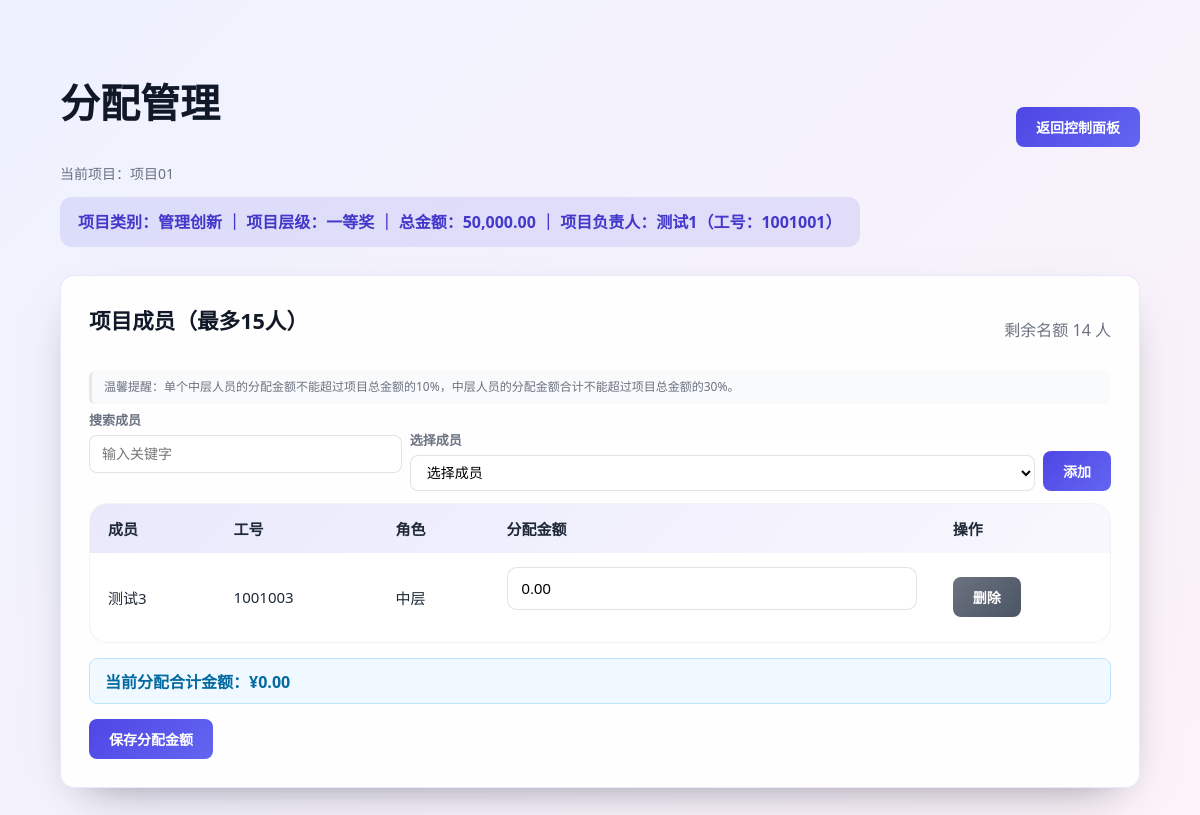
/projects/manage.php?project_id=1 (signed in), run on the app's committed database.
### tables this page shows
CREATE TABLE IF NOT EXISTS `projects` (
  `id` int(10) unsigned NOT NULL AUTO_INCREMENT,
  `name` varchar(120) NOT NULL,
  `project_id` int(10) unsigned NOT NULL,
  `category` varchar(100) NOT NULL,
  `level` varchar(100) NOT NULL,
  `total_amount` decimal(12,2) NOT NULL,
  `manager_id` int(10) unsigned NOT NULL,
  `created_at` timestamp NOT NULL DEFAULT CURRENT_TIMESTAMP,
  PRIMARY KEY (`id`),
  UNIQUE KEY `project_id` (`project_id`),
  KEY `manager_id` (`manager_id`)
);

CREATE TABLE IF NOT EXISTS `users` (
  `id` int(10) unsigned NOT NULL AUTO_INCREMENT,
  `login_id` int(10) unsigned NOT NULL,
  `name` varchar(100) NOT NULL,
  `role` enum('普通用户','中层','高层','管理员') NOT NULL,
  `birthdate` date NOT NULL,
  `password_hash` varchar(255) NOT NULL,
  `created_at` timestamp NOT NULL DEFAULT CURRENT_TIMESTAMP,
  PRIMARY KEY (`id`),
  UNIQUE KEY `login_id` (`login_id`)
);

CREATE TABLE IF NOT EXISTS `allocations` (
  `id` int(10) unsigned NOT NULL AUTO_INCREMENT,
  `project_id` int(10) unsigned NOT NULL,
  `user_id` int(10) unsigned NOT NULL,
  `amount` decimal(12,2) NOT NULL DEFAULT '0.00',
  `created_at` timestamp NOT NULL DEFAULT CURRENT_TIMESTAMP,
  PRIMARY KEY (`id`),
  UNIQUE KEY `project_member_unique` (`project_id`,`user_id`),
  KEY `user_id` (`user_id`)
);

### includes/helpers.php (called while the page is built, shortened)
<?php
function e(?string $value): string
{
    return htmlspecialchars((string) $value, ENT_QUOTES | ENT_SUBSTITUTE, 'UTF-8');
}
function format_currency($amount): string
{
    return number_format((float) $amount, 2, '.', ',');
}
function app_base_path(): string
{
    static $basePath;
    if ($basePath !== null) {
        return $basePath;
    }
    $projectRoot = realpath(__DIR__ . '/..');
    $documentRoot = $_SERVER['DOCUMENT_ROOT'] ?? '';
    $projectRoot = rtrim(str_replace('\\', '/', $projectRoot), '/');
    $documentRoot = rtrim(str_replace('\\', '/', $documentRoot), '/');
    if ($documentRoot !== '' && strpos($projectRoot, $documentRoot) === 0) {
        $relative = substr($projectRoot, strlen($documentRoot));
        $relative = str_replace('\\', '/', $relative);
        $basePath = $relative === '' ? '' : '/' . ltrim($relative, '/');
    } else {
        $basePath = '';
    }
    return $basePath;
}
function path_to_root(): string
{
    $scriptName = $_SERVER['SCRIPT_NAME'] ?? '';
    $scriptDir = $scriptName !== '' ? str_replace('\\', '/', dirname($scriptName)) : '';
    $scriptDir = rtrim($scriptDir, '/');
    $basePath = app_base_path();
    if ($basePath !== '' && strpos($scriptDir, $basePath) === 0) {
        $relative = trim(substr($scriptDir, strlen($basePath)), '/');
    } else {
        $relative = trim($scriptDir, '/');
    }
    $depth = substr_count($relative, '/') + 1;
    return str_repeat('../', $depth);
}
function url_for(string $path): string
{
    $path = ltrim($path, '/');
    return path_to_root() . $path;
}
function asset_url(string $path): string
{
    return url_for($path);
}

### includes/config_helper.php (called while the page is built, shortened)
<?php
function get_config($key, $default = null)
{
    static $config = null;
    if ($config === null) {
        $configFile = __DIR__ . '/config.json';
        if (file_exists($configFile)) {
            $jsonContent = file_get_contents($configFile);
            if ($jsonContent !== false) {
                $config = json_decode($jsonContent, true);
            } else {
                $config = [];
            }
        } else {
            $config = [
                'allocation_enabled' => true
            ];
            $jsonContent = json_encode($config, JSON_PRETTY_PRINT | JSON_UNESCAPED_UNICODE);
            file_put_contents($configFile, $jsonContent);
        }
    }
    if (isset($config[$key])) {
        return $config[$key];
    }
    return $default;
}

### projects/manage.php (the view, shortened to what this page needs)
<?php
require_once __DIR__ . '/../includes/config_helper.php';
$pdo = get_pdo();
$projectId = (int)($_GET['project_id'] ?? 0);
$stmt = $pdo->prepare('SELECT p.*, u.name AS manager_name, u.login_id AS manager_id, u.login_id AS manager_login_id FROM projects p JOIN users u ON p.manager_id = u.login_id WHERE p.project_id = :project_id');
$stmt->execute(['project_id' => $projectId]);
$project = $stmt->fetch();
$allocation_enabled = get_config('allocation_enabled', true);
$stmt = $pdo->prepare('SELECT a.id, a.amount, u.login_id AS user_id, u.name, u.role, u.login_id FROM allocations a JOIN users u ON a.user_id = u.login_id WHERE a.project_id = :project_id ORDER BY u.name');
$stmt->execute(['project_id' => $projectId]);
$allocations = $stmt->fetchAll();
$remainingSlots = max(0, 15 - count($allocations));
?>
<!DOCTYPE html>
<html lang="zh-CN">
<head>
    <link rel="stylesheet" href="<?= e(asset_url('styles.css')) ?>">
</head>
<body>
<div class="container">
    <header class="page-header">
        <div class="title-group">
            <h1>分配管理</h1>
            <small>当前项目：<?= e($project['name']) ?></small>
        </div>
        <a class="btn-link" href="<?= e(url_for('dashboard.php')) ?>">返回控制面板</a>
    </header>
    <p class="project-meta">项目类别：<?= e($project['category']) ?> ｜ 项目层级：<?= e($project['level']) ?> ｜ 总金额：<?= format_currency($project['total_amount']) ?> ｜ 项目负责人：<?= e($project['manager_name']) ?>（工号：<?= e($project['manager_login_id']) ?>）</p>
    <div class="card">
        <div class="card-header">
            <h2>项目成员（最多15人）</h2>
            <span id="remaining-slots" class="muted">剩余名额 <?= $remainingSlots ?> 人</span>
        </div>
        <div class="allocation-notice">
            <p class="small-text">温馨提醒：单个中层人员的分配金额不能超过项目总金额的10%，中层人员的分配金额合计不能超过项目总金额的30%。</p>
        </div>
        <form class="member-actions" method="post"<?= !$allocation_enabled ? ' disabled' : '' ?>>
            <div class="member-picker">
                <div class="member-search-group">
                    <label class="member-search-label" for="member-search">搜索成员</label>
                    <input type="text" id="member-search" class="member-search" placeholder="输入关键字"<?= !$allocation_enabled ? ' disabled' : '' ?>>
                </div>
                <div class="member-select-group">
                    <label class="member-search-label" for="member-select">选择成员</label>
                    <select id="member-select" required<?= !$allocation_enabled ? ' disabled' : '' ?>>
                        <option value="">选择成员</option>
                    </select>
                </div>
                <button type="submit"<?= !$allocation_enabled ? ' disabled' : '' ?>>添加</button>
            </div>
        </form>
        <?php $hasAllocations = !empty($allocations); ?>
        <form method="post"<?= !$allocation_enabled ? ' disabled' : '' ?>>
            <div class="table-wrapper">
                <table class="table">
                    <thead>
                    <tr>
                        <th>成员</th>
                        <th>工号</th>
                        <th>角色</th>
                        <th>分配金额</th>
                        <th>操作</th>
                    </tr>
                    </thead>
                    <tbody>
                    <?php foreach ($allocations as $allocation): ?>
                        <tr>
                            <td><?= e($allocation['name']) ?></td>
                            <td><?= e($allocation['login_id']) ?></td>
                            <td><?= e($allocation['role']) ?></td>
                            <td>
                                <input type="number" step="0.01" name="amount[]" value="<?= e($allocation['amount']) ?>" required<?= !$allocation_enabled ? ' disabled' : '' ?>>
                            </td>
                            <td>
                                <button type="button" name="remove" value="<?= e($allocation['login_id']) ?>" class="secondary" onclick="return confirm('确认删除该成员？');"<?= !$allocation_enabled ? ' disabled' : '' ?>>删除</button>
                            </td>
                        </tr>
                    <?php endforeach; ?>
                    </tbody>
                </table>
            </div>
            <div class="allocation-summary">
                <span class="allocation-total">当前分配合计金额：<span id="total-amount"><?= $hasAllocations ? format_currency(array_sum(array_column($allocations, 'amount'))) : format_currency(0) ?></span></span>
            </div>
            <button type="submit" name="save_allocations" value="1"<?= !$allocation_enabled ? ' disabled' : '' ?>>保存分配金额</button>
        </form>
    </div>
</div>
</body>
</html>

### data on the page
projects: name "项目01", category "管理创新", level "一等奖", total_amount "50,000.00", users.name "测试1", users.login_id "1001001"
allocations: users.name "测试3", users.login_id "1001003", users.role "中层", amount "0.00"

### other printed values
$remainingSlots "14"
format_currency(array_sum(array_column($allocations, 'amount'))) "¥0.00"
